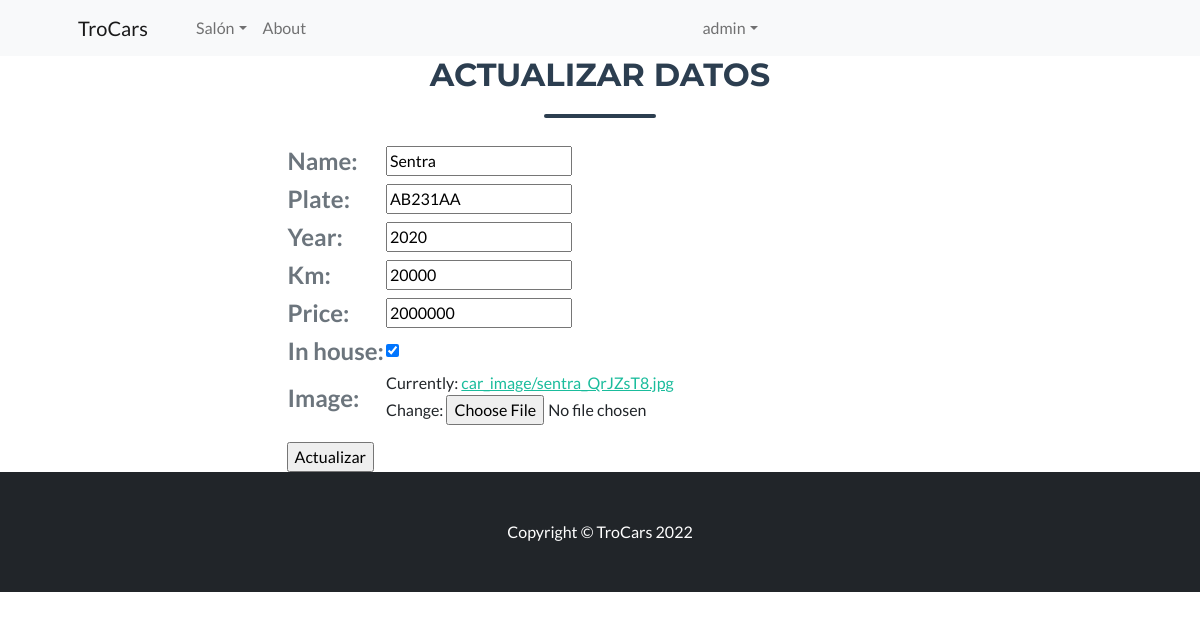
The app's page /car/update_car/3/ (signed in) with its own data.
### car/models.py (models this page shows, shortened)
class Car(models.Model):
    name=models.CharField(max_length=50)
    plate=models.CharField(max_length=7)
    year=models.IntegerField()
    km=models.IntegerField(default=0)
    price=models.IntegerField()
    in_house = models.BooleanField(default=True)
    image = models.ImageField(upload_to='car_image', null=False)

### car/views.py (the view, shortened to what this page needs)
# urls.py: path('update_car/<id>/', update_car, name='update_car'),
@permission_required('car.change_car')
def update_car(request, id):
    car = get_object_or_404(Car, id=id)
    data= {
        'form': CarForm(instance=car)
    }
    return render(request, 'car/update_car.html', data)

### car/forms.py
class CarForm(forms.ModelForm):
    class Meta:
        model = Car
        fields='__all__'

### templates/car/update_car.html (shortened to what this page needs)
{% extends 'base.html' %}
{% block content %}
{% load static %}
<link href="{% static 'css/styles2.css' %}" rel="stylesheet" />
<div class="container">
    <h2 class="page-section-heading text-center text-uppercase text-secondary mb-0">Actualizar datos</h2>
    <div class="divider-custom">
        <div class="divider-custom-line"></div>
    </div>
    <div class="row justify-content-center">
        <div class="row justify-content-center">
            {% if form %}
                <div class="col-lg-8 col-xl-7">
                    <form action="" method="POST" enctype="multipart/form-data" >
                        <div class="form-floating mb-3">
                            <table>
                                {{form.as_table}}
                            </table>
                        </div>
                        <input type="submit" value="Actualizar">
                    </form>
                </div>
            {% endif %}
        </div>
    </div>
</div>
{% endblock %}

### templates/base.html (shortened to what this page needs)
{% load static %}
<!DOCTYPE html>
<html lang="en">
    <head>
        <link href="https://cdn.jsdelivr.net/npm/bootstrap-icons@1.5.0/font/bootstrap-icons.css" rel="stylesheet" />
        <link href="{% static 'css/styles.css' %}" rel="stylesheet" />
    </head>
    <body>
        <nav class="navbar navbar-expand-lg navbar-light bg-light">
            <div class="container px-4 px-lg-5">
                <a class="navbar-brand" href="/">TroCars</a>
                <div class="collapse navbar-collapse" id="navbarSupportedContent">
                    <ul class="navbar-nav me-auto mb-2 mb-lg-0 ms-lg-4">
                        <li class="nav-item dropdown">
                            <a class="nav-link dropdown-toggle" id="navbarDropdown" href="#" role="button" data-bs-toggle="dropdown" aria-expanded="false">Salón</a>
                        </li>
                        <li class="nav-item"><a class="nav-link" href="#!">About</a></li>
                    </ul>
                    <ul class="navbar-nav me-auto mb-2 mb-lg-0 ms-lg-4">
                        {% if request.user.is_authenticated %}
                        <li class="nav-item dropdown">
                            <a class="nav-link dropdown-toggle" id="navbarDropdown" href="#" role="button" data-bs-toggle="dropdown" aria-expanded="false">{{request.user.username}}</a>
                        </li>
                        {% else %}
                            <a class="nav-link" href="/users/login/">Login</a>
                            <a class="nav-link" href="/users/register/">Signup</a>
                        {% endif %}
                    </ul>
                </div>
            </div>
        </nav>
        {% block content %}
        {% endblock %}
        <footer class="py-5 bg-dark">
            <div class="container"><p class="m-0 text-center text-white">Copyright &copy; TroCars 2022</p></div>
        </footer>
    </body>
</html>

### records on screen
Car: name "Sentra", plate "AB231AA", year "2020", km "20000", price "2000000", in_house "☑"

### other values on screen
{{ request.user.username }} "admin"
